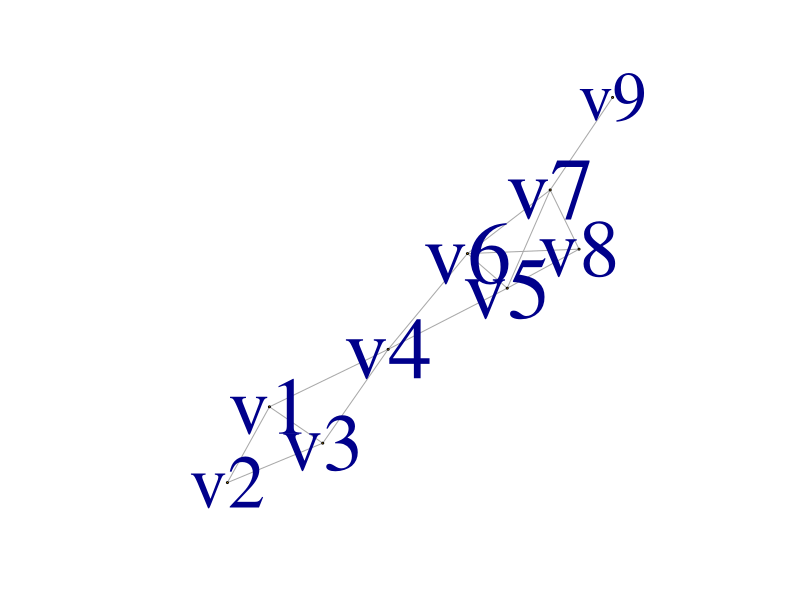
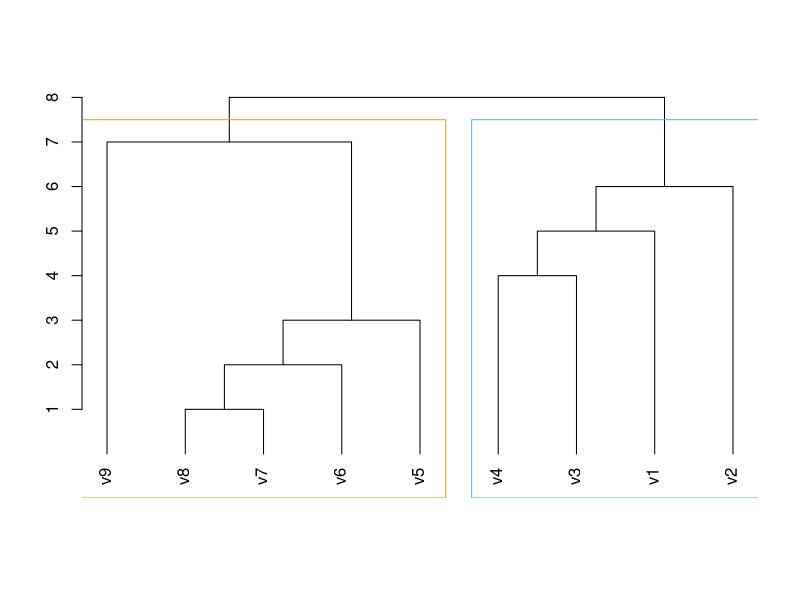
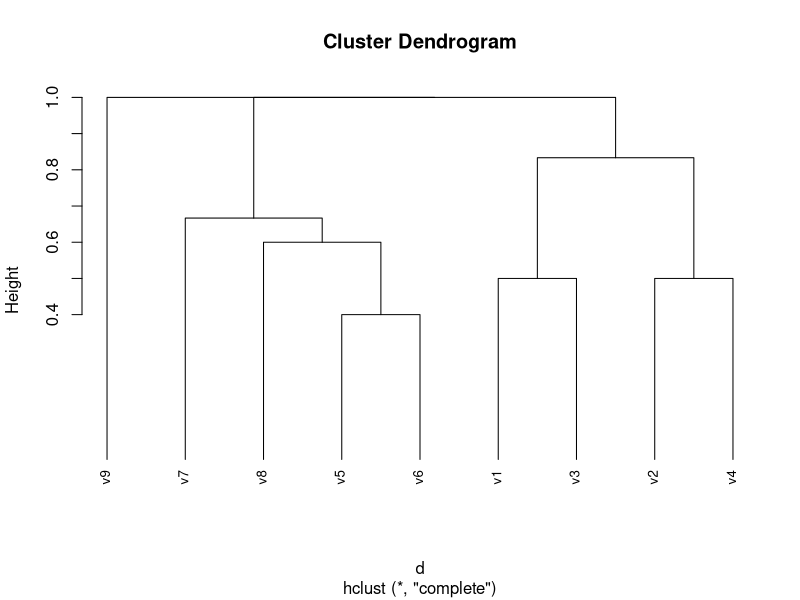
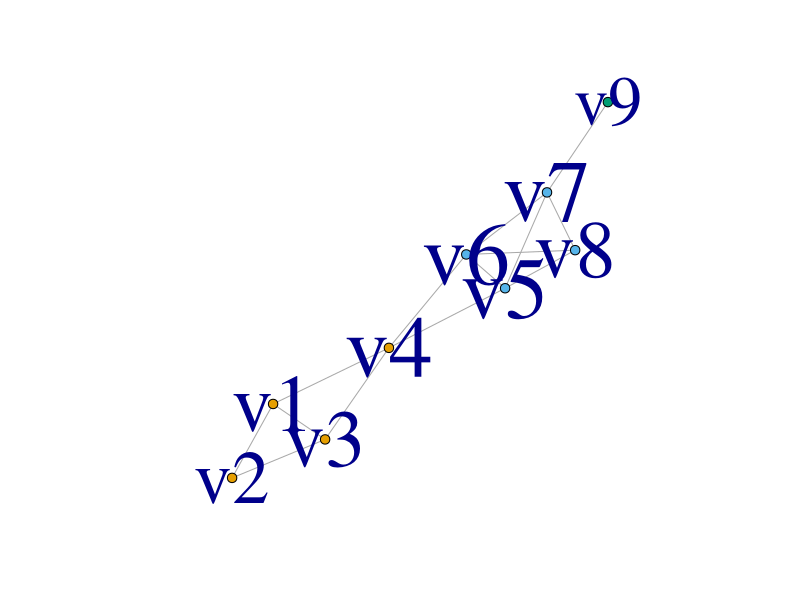
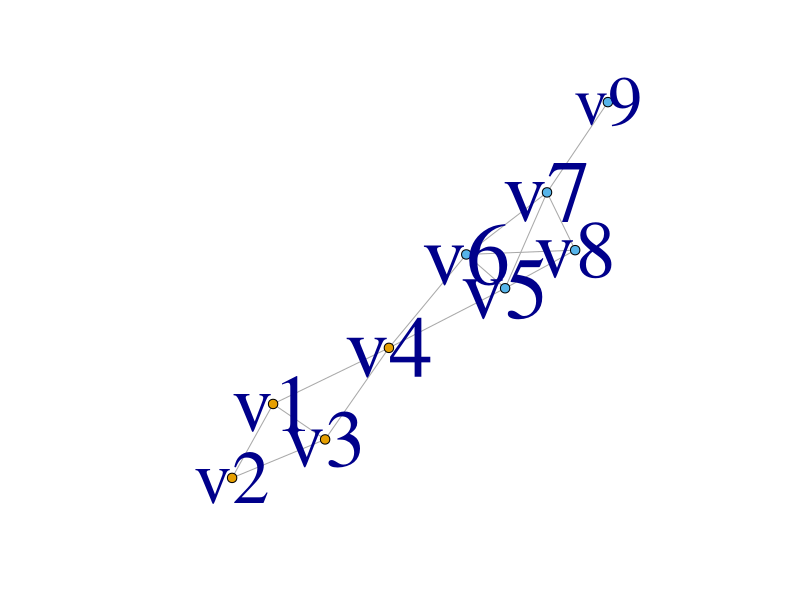
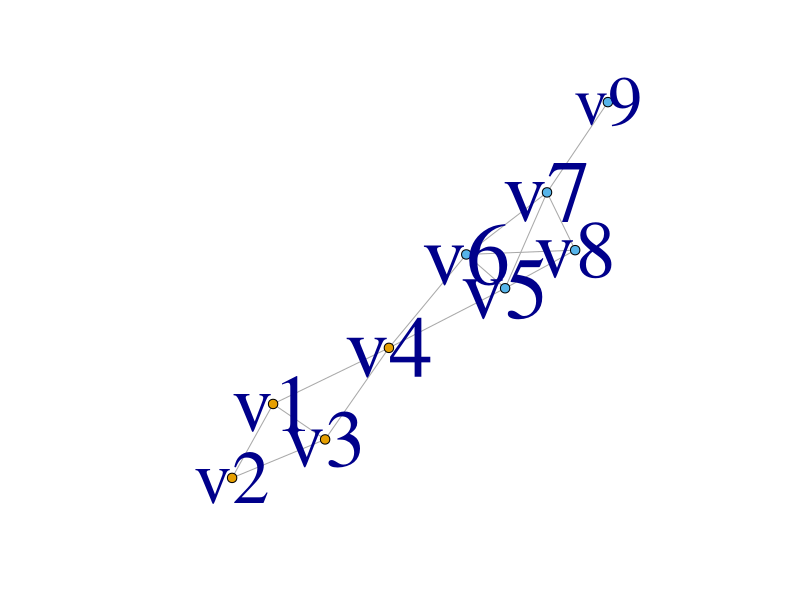
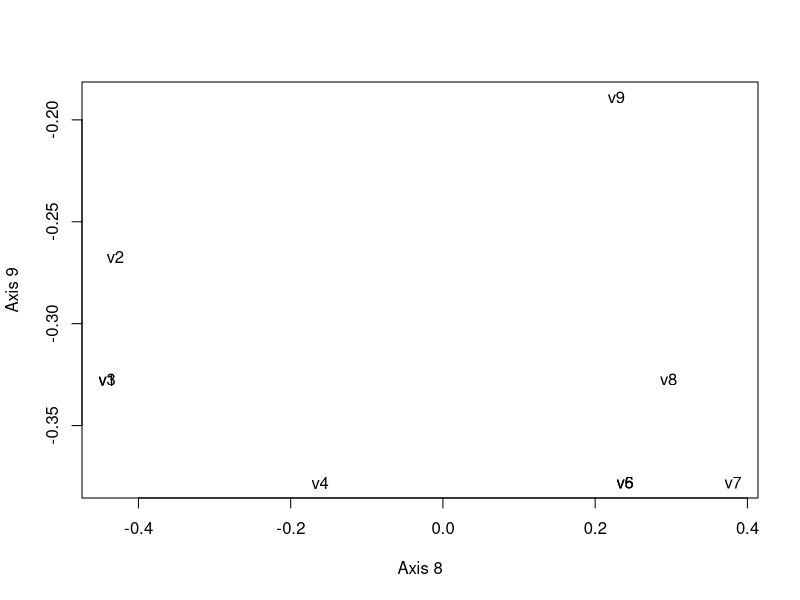
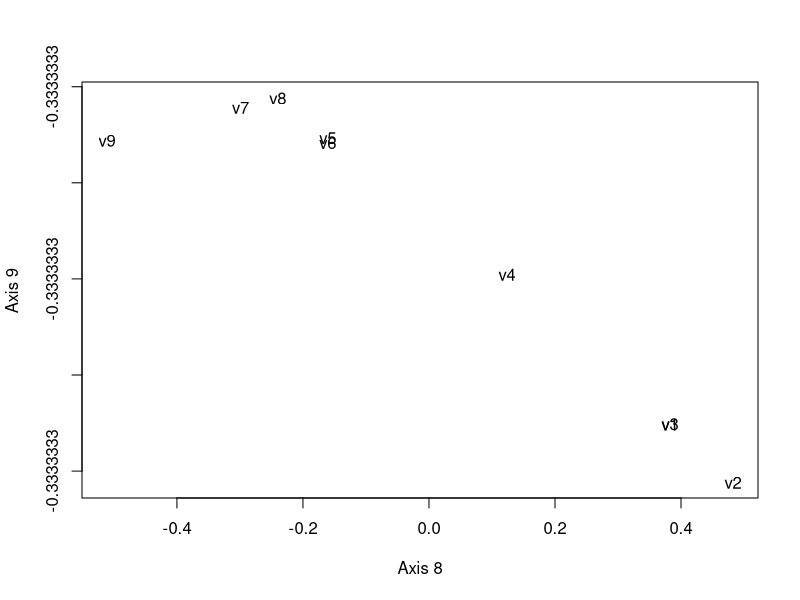

Here is the R script that generated these plots, in order:
## ---- chunk 1
knitr::opts_chunk$set(echo = TRUE)
options(width = 100)
## ---- chunk 2
library(igraph)
dat <- read.table("graph_ex1.txt", header = FALSE, sep = " ")
mis_graph <- simplify(graph.data.frame(dat, directed=FALSE))
## ---- chunk 3
size = ecount(mis_graph)
order = vcount(mis_graph)
c(size, order)
## ---- chunk 4
diam = diameter(mis_graph)
diam 
## ---- chunk 5
md = mean_distance(mis_graph, directed = FALSE)
md
## ---- chunk 6
set.seed(3)
V(mis_graph)$label.cex <- (degree(mis_graph)+10)/max(degree(mis_graph)) * 1.5
l <- layout.fruchterman.reingold(mis_graph)
plot(mis_graph, vertex.size = 0, layout = l)
## ---- chunk 7
set.seed(3)
# Edge betweenness 
eb <- cluster_edge_betweenness(mis_graph, directed=F)
dendPlot(eb, mode="hclust")
## ---- chunk 8
d <- 1-similarity(mis_graph, method = 'jaccard')
d <- as.dist(d)
res <- hclust(d, method="complete")
# Plot the dendrogram
plot(res, labels=V(mis_graph)$name, hang=-1, cex=0.8)
## ---- chunk 9
lab_hclust = cutree(res, 3) # associated clustering (e.g. 3 clusters)
plot(mis_graph, layout = l, vertex.size = 5, vertex.color = lab_hclust)
## ---- chunk 10
# Edge betweenness 
plot(mis_graph, layout = l, vertex.size = 5, vertex.color = eb$membership)
## ---- chunk 11
# Louvain 
louv <- cluster_louvain(mis_graph)
plot(mis_graph, layout = l, vertex.size = 5, vertex.color = louv$membership)
## ---- chunk 12
# library(network)
# library(intergraph)
D <- diag(degree(mis_graph))
SD <- diag(degree(mis_graph)**(-0.5))
A <- get.adjacency(mis_graph)
L <- D - A
SL <- SD%*%L%*%SD
EL <- eigen(SL)
VL <- EL$vectors
VL <- data.frame(VL)
row.names(VL) <- attributes(A)$Dimnames[[1]]
i = 8
j = 9
plot(VL[,i], VL[,j], type="n", xlab=paste("Axis",i), ylab=paste("Axis",j))
text(VL[,i], VL[,j], row.names(VL))
## ---- chunk 13
E <- eigen(L)
V <- E$vectors
V <- data.frame(V)
row.names(V) <- attributes(A)$Dimnames[[1]]
i = 8
j = 9
plot(V[,i], V[,j], type="n", xlab=paste("Axis",i), ylab=paste("Axis",j))
text(V[,i], V[,j], row.names(V))
## ---- chunk 14
D
A
L
## ---- chunk 15
# SC
sc = cluster_leading_eigen(mis_graph)
V(mis_graph)$color = sc$membership

plot.igraph(mis_graph, vertex.size = 5, vertex.label=V(mis_graph)$name, layout=l, edge.color="black", edge.width=E(mis_graph)$weight/5000)

